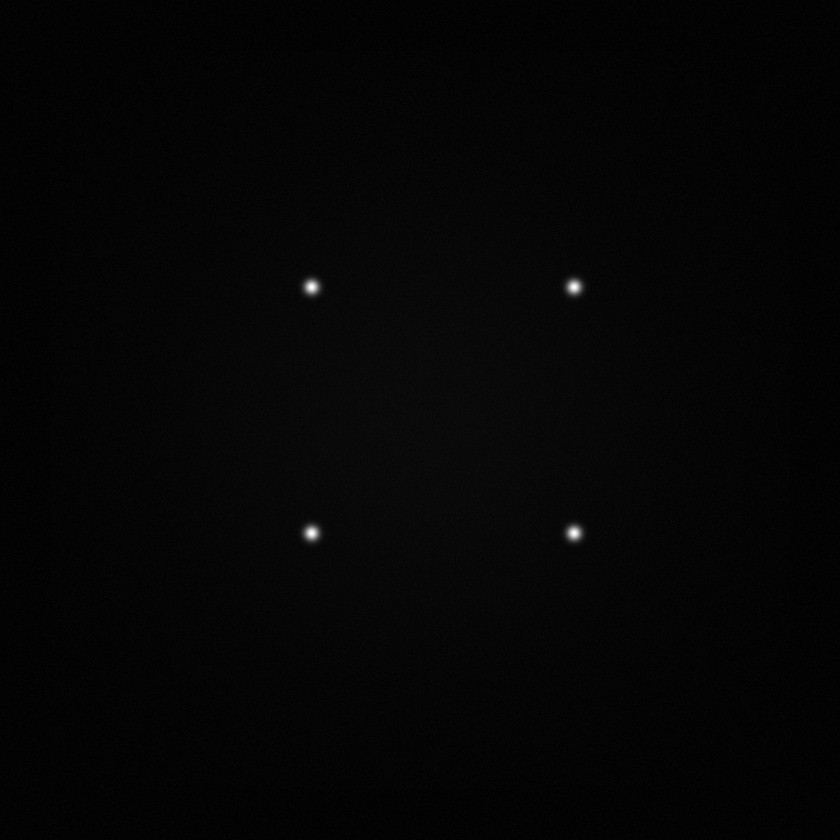
#> input picture tests/test_images/images-ANDOR1/ANDOR1_delayLow-0-304_20170331.tif, 840 x 840 px, shrunk from 1024 x 1024 before the run; its folder holds only this picture in this run
$ python analyze_script.py
#> lines starting #> are read from the running program, lines starting #| are printed output that depends on the picture
### modules/files_kit.py
# -*- coding: utf-8 -*-
"""
Methods for extracting data from files.

"""

import glob


def get_list_of_peaks():
    """
    Reads the indexes of Bragg peaks that need to be analyzed from the text
    files with coordinates in the folder
    """

    peaks_list = []
    coordinate_files = glob.glob('coordinate*.txt')
    for file in coordinate_files:
        new_peak = file.split('coordinate')[1].split('.')[0]
        peaks_list.append(new_peak)

    return peaks_list

# [16 lines left out: function read_coordinates, not called in this run]

def read_scan_parameters(filename):
    """
    Reads list of values of parameters from a self-explanatory file.
    """
#> called with filename = 'experiment_info.txt'

    parameters = []
    try:
        with open(filename, 'r') as file:
#> (reads experiment_info.txt from the repository)
           info = file.read()
        info = info.split('\n')
        for line in info:
            parameters.append(int(line.split(' = ')[1]))
    except Exception:
        print('Cannot locate the file')

    return parameters


### modules/scan_info.py
# -*- coding: utf-8 -*-
"""
Methods for obtaining general characteristic of the scan (not related to a certain Bragg peak).
"""
from collections import defaultdict
import matplotlib.pyplot as plt
import modules.IntensityWindow as iw
from skimage.transform import rotate
import numpy as np


def camera(image, camera_v, camera_h):
    """
    Calculates camera background (function of temperature)
    at the corner of the image, where no electrons arrived.
    The size of the area needs to be estimated with ImageJ.

    camera_v, camers_h -- vertical and horizontal dimensions of the windows for intensity calculations
    """

    assert camera_v > 0 and camera_h > 0

    im_size = len(image)
    top_left = iw.IntensityWindow(0, 0, camera_v, camera_h, image)
    bottom_left = iw.IntensityWindow(im_size-camera_v, 0, camera_v, camera_h, image)
    top_right = iw.IntensityWindow(0,im_size-camera_h, camera_v, camera_h, image)
    bottom_right = iw.IntensityWindow(im_size-camera_v, im_size-camera_h, camera_v, camera_h, image)

    return (top_left.integrate2D()
            + bottom_left.integrate2D()
            + top_right.integrate2D()
            + bottom_right.integrate2D())/4/camera_h/camera_v


def center(image, x_center, y_center, dx_center, dy_center):
    """
    Extracts the intensity of the central beam.
    Use imageJ to determine the integration windows parameters.

    x_center, y_center -- coordinates of left top corner
    dx_center, dy_center -- dimensions of the integration window
    """

    assert 0 < x_center < len(image) and 0 < y_center < len(image)
    assert dx_center > 0, dy_center > 0

    center_window = iw.IntensityWindow(y_center, x_center, dy_center, dx_center, image)

    return center_window.integrate2D()

def read_image_delay(file_name):
    """
    Returns delay of the single image
    """
    return int(file_name.split('ANDOR1')[2].split('-')[1])

def get_electrons_counts(image_files_names,
                         x_center, y_center, dx_center, dy_center,
                         camera_v, camera_h, shuffled = False, save_text = True):
    """
    Calculates total intensity due to incoming electrons to use for
    normalization of other intensities (adjust for the long-term drift).
    Central intensity is subtracted to reduce the impact of the motion of
    the beam around the detector (this influence is usually
    insignificant).
    Returns text files with the intensity series

    image_files_names -- list of pathes to image files
    x_center, y_center, dx_center, dy_center -- parameters of center beam
    camera_v, camera_h -- dimensions of corners for calculating camera background
    """

    assert len(image_files_names) > 0

    center_int = []
    camera_b = []
    total_int = []

    # there can me multiple files with the same delay
    # defaultdict is used to sum the intensities at the same delay
    center_int_d = defaultdict(int)
    camera_b_d = defaultdict(int)
    total_int_d = defaultdict(int)

    for i in range(len(image_files_names)):
        file_name = image_files_names[i]
        image_delay = read_image_delay(file_name)

        # calculate all important intensities
        image = plt.imread(file_name).astype(float)

        # camera  background (function of temperature)
        cam_b = camera(image, camera_v, camera_h)
        camera_b_d[image_delay] += cam_b

        # center intensity
        center_i = center(image - cam_b, x_center, y_center, dx_center, dy_center)
        center_int_d[image_delay] += center_i

        #total intensity
        total_int_d[image_delay] += sum(sum(image - cam_b)) - center_i

    if not shuffled:
        for delay in sorted(total_int_d):
            total_int.append(total_int_d[delay])
            camera_b.append(camera_b_d[delay])
            center_int.append(center_int_d[delay])
    else:
        for delay in total_int_d:
            total_int.append(total_int_d[delay])
            camera_b.append(camera_b_d[delay])
            center_int.append(center_int_d[delay])

    # records intensity series in the files (ordered by time of recording,
    # which may not match the order of actual delay values)
    if save_text:
        np.savetxt('intensity_total.txt', total_int)
        np.savetxt('camera.txt', camera_b)
        np.savetxt('central_intensity.txt', center_int)

    return total_int_d, center_int_d, camera_b_d

# [18 lines left out: function get_images, not called in this run]


def get_delays(image_files_names):
    """
    Reads time delays from the file names.
    """

    delays= {}
    for file_name in image_files_names:
        image_delay = read_image_delay(file_name)
        delays[image_delay] = float(file_name.split('ANDOR1')[2].split('-')[2].split('_')[0])

    return delays

def delays_to_ps(delays, n_unpumped):
    """
    Converts delay values from mm of motion stage to ps.
    """
    time_zero = sorted(delays)[n_unpumped]
    delays_ps = [(d-time_zero)*6.667 for d in delays]

    return delays_ps


### modules/IntensityWindow.py
# -*- coding: utf-8 -*-
"""
Class for window, within which the intensity is evaluated

"""
class IntensityWindow():

    def __init__(self,y,x,height,width,matrix):
        self.x = x
        self.y = y
        self.width = width
        self.hight = height
        self.intensity = matrix[y:y+height, x:x+width]

    def integrate2D(self):
        return sum(sum(self.intensity))

    def integrateY(self):
        return sum(self.intensity)

    def integrateX(self):
        return sum(self.intensity.T)


### analyze_script.py
# -*- coding: utf-8 -*-
"""
Main script for extracting intensities of a single or multiple Bragg peaks.
Before running the script make sure that
coordinates of the points are in 'coordinates***.txt' files
and the correct scan parameters are listed in the file 'scan_info.txt'
To run the script, the address of the folder with DF is needed.
The script returns the table with normalized intensity time series.
"""
import modules.scan_info as scinf
import modules.peak_info as pinf
import modules.visualize as viz
import modules.files_kit as fk
import glob
import pandas as pd


# get parameters of the scan
try:
    [angle,
    n_unpumped,
    incr_x,
    incr_y,
    x_center,
    y_center,
    dx_center,
    dy_center,
    camera_v,
    camera_h,
    shuffled] = fk.read_scan_parameters('experiment_info.txt')


    peaks_to_analyze = fk.get_list_of_peaks()


    # get a list of DF files
    path = input('Enter the file location: ')
#> the answer given: tests/test_images/images-ANDOR1/ANDOR1_delayLow-0-304_20170331.tif
    image_files_names = glob.glob(path + r'\images-ANDOR1\*.tif')

    # get general information about the scan
    total_electron_count, center_int_d, camera_b_d = scinf.get_electrons_counts(image_files_names,
                                                                                x_center, y_center, dx_center, dy_center,
                                                                                camera_v, camera_h,
                                                                                shuffled = shuffled, save_text = True)
#> in camera, `im_size = len(image)`: im_size = 840
#> in __init__, `self.intensity = matrix[y:y+height, x:x+width]`:
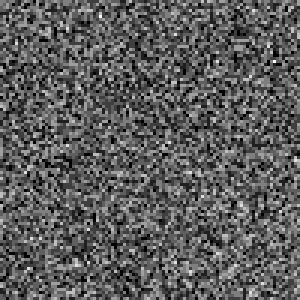
#> self.intensity: shape (100, 100) float64 (shown 3 times larger); min 0, max 8, mean 2.91; drawn with min black and max white
#> call 2 of __init__, with y = 740, x = 0, height = 100, width = 100
#> in __init__ (call 2), `self.intensity = matrix[y:y+height, x:x+width]`:
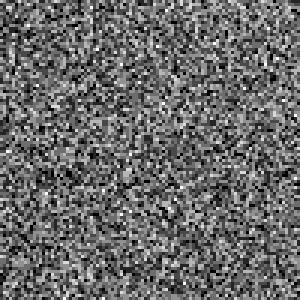
#> self.intensity: shape (100, 100) float64 (shown 3 times larger); min 0, max 7, mean 2.91; drawn with min black and max white
#> call 3 of __init__, with y = 0, x = 740, height = 100, width = 100
#> in __init__ (call 3), `self.intensity = matrix[y:y+height, x:x+width]`:
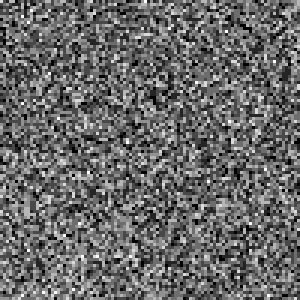
#> self.intensity: shape (100, 100) float64 (shown 3 times larger); min 0, max 7, mean 2.88; drawn with min black and max white
#> call 4 of __init__, with y = 740, x = 740, height = 100, width = 100
#> in __init__ (call 4), `self.intensity = matrix[y:y+height, x:x+width]`:
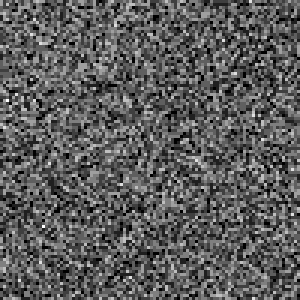
#> self.intensity: shape (100, 100) float64 (shown 3 times larger); min 0, max 8, mean 2.9; drawn with min black and max white
#> in get_electrons_counts, `cam_b = camera(image, camera_v, camera_h)`: cam_b = 2.9
#> in __init__ (call 5), `self.intensity = matrix[y:y+height, x:x+width]`:
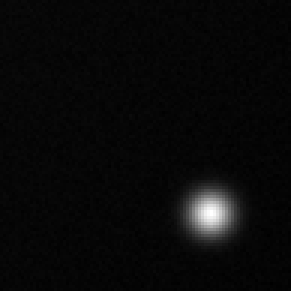
#> self.intensity: shape (97, 97) float64 (shown 3 times larger); min -0.901, max 251.1, mean 8.3; drawn with min black and max white
#> in get_electrons_counts, `center_i = center(image - cam_b, x_center, y_center, dx_center, dy_cen..`: center_i = 77999.7
#> the loop in get_electrons_counts, `for delay in sorted(total_int_d):` made 1 pass
#> after the loop in get_electrons_counts, `for delay in sorted(total_int_d):`: camera_b = [2.9]; center_int = [77999.7]; total_int = [1315936.3]
#> total_electron_count = {0: 1315936.3}; center_int_d = {0: 77999.7}; camera_b_d = {0: 2.9}
    delays = scinf.get_delays(image_files_names)
#> the loop in get_delays, `for file_name in image_files_names:` made 1 pass
#> image_delay on pass 1: 0
#> after the loop in get_delays, `for file_name in image_files_names:`: delays = {0: 304}
#> delays = {0: 304}
    delays_sorted = scinf.delays_to_ps(sorted(delays.values()), n_unpumped)

    scan = pd.DataFrame(index = delays_sorted)

    # get rotated images
    total_images = scinf.get_images(image_files_names, angle)

    # obtain the information about individual peaks
    for peaks in peaks_to_analyze:
        print('Analyzing peaks: {}'.format(peaks))
        row_intensities = pinf.get_peak_intensity(peaks, total_images, incr_x,incr_y)
        normalized_intensities = pinf.sort_normalize(row_intensities,
                                                     total_electron_count,
                                                     delays, n_unpumped)
        normalized_intensities = pinf.remove_outliers(normalized_intensities, delays_sorted)

        # record into resulting table
        scan.loc[:, peaks] = normalized_intensities

        # plot the intensity series
        viz.plot_series(delays_sorted, normalized_intensities, peaks, 'peak intensity', 2)

    # record intensities table
    scan.to_csv(path+'\intensities.csv')

    # plot the total intensity
    viz.plot_series(list(total_electron_count.keys()),
                    list(total_electron_count.values()),
                    'e-counts', 'total intensity', 3)
except Exception as e:
    print(e)

print('Done!')
